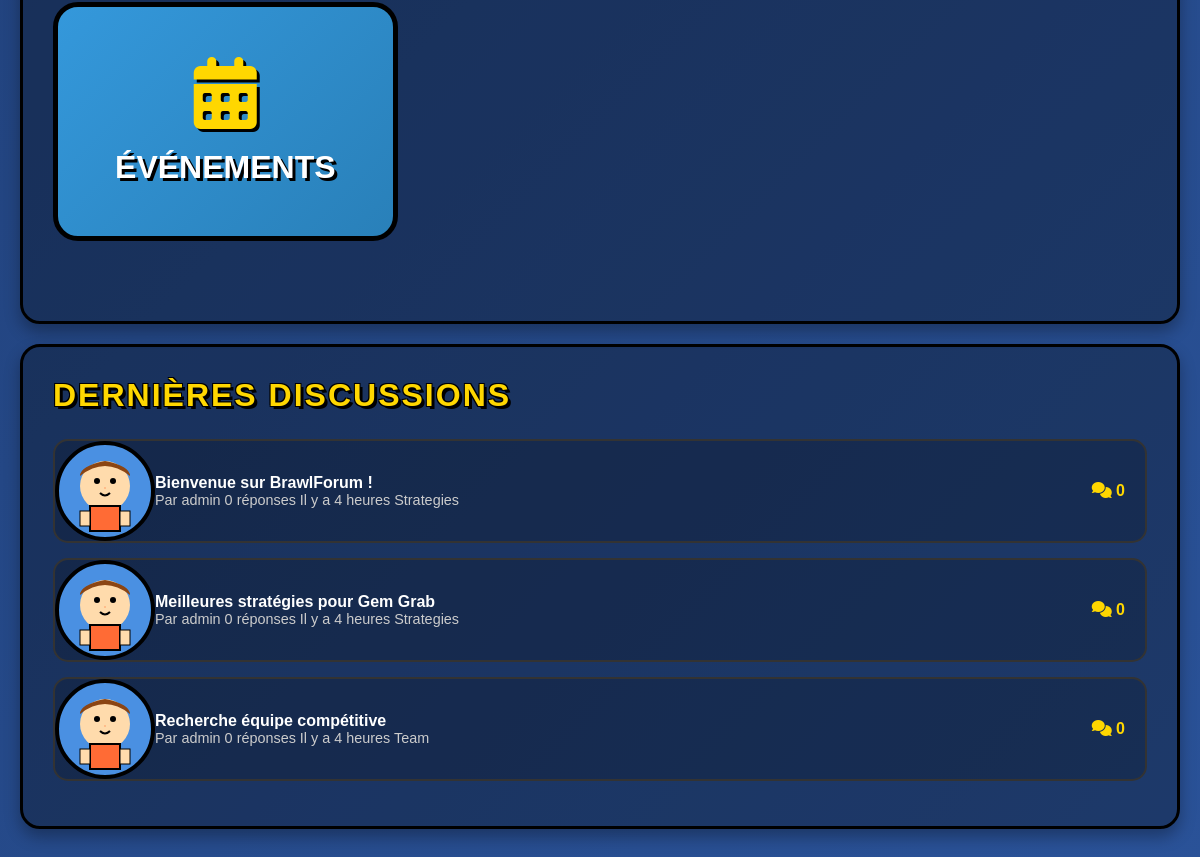
Before: / (lower part) with the older database file.
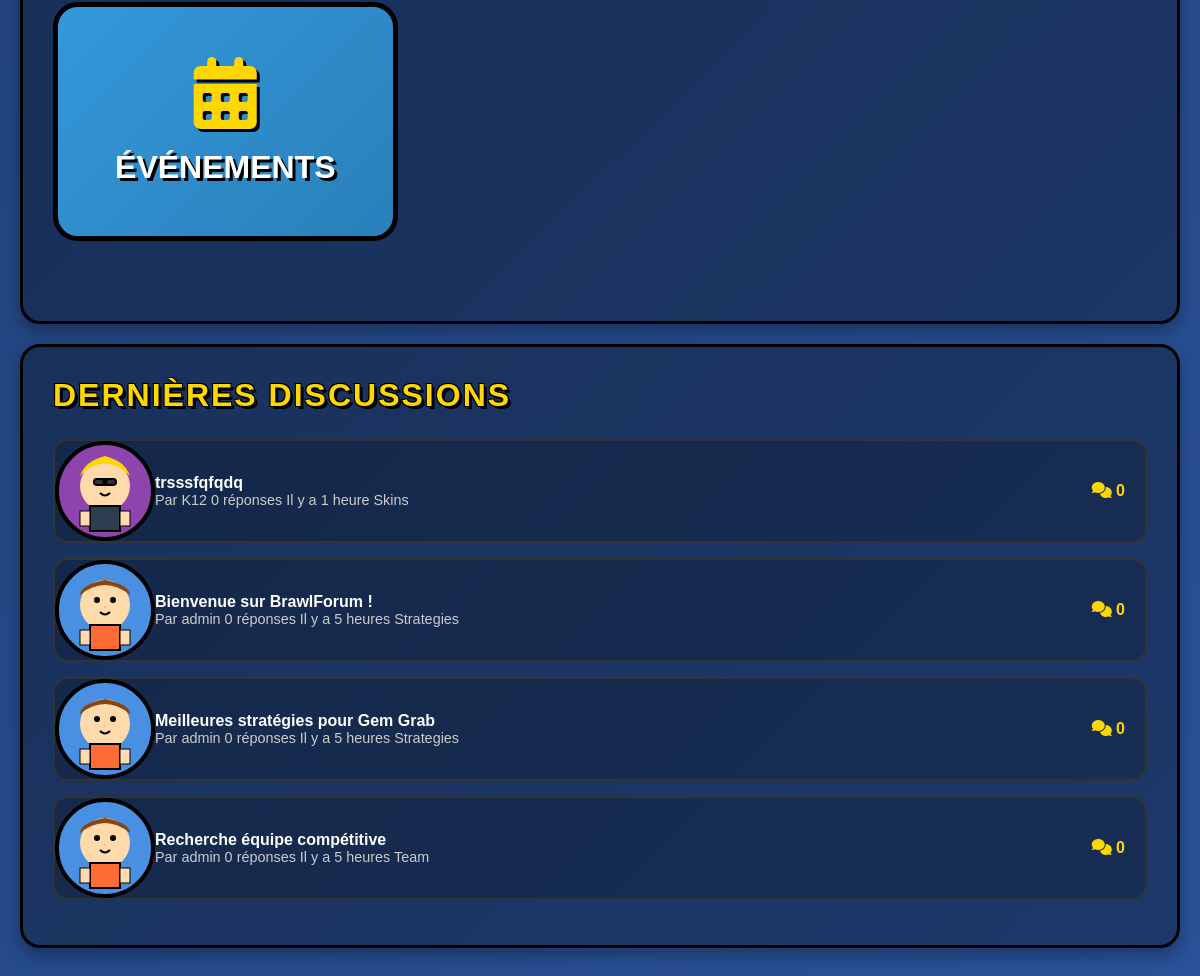
After: the same page with the newer database file.
### tables this page shows
CREATE TABLE IF NOT EXISTS `posts` (
  `id` int NOT NULL AUTO_INCREMENT,
  `title` varchar(200) NOT NULL,
  `content` text NOT NULL,
  `user_id` int NOT NULL,
  `category_id` int DEFAULT NULL,
  `views` int DEFAULT '0',
  `likes` int DEFAULT '0',
  `is_pinned` tinyint(1) DEFAULT '0',
  `is_locked` tinyint(1) DEFAULT '0',
  `created_at` timestamp NULL DEFAULT CURRENT_TIMESTAMP,
  `updated_at` timestamp NULL DEFAULT CURRENT_TIMESTAMP ON UPDATE CURRENT_TIMESTAMP,
  PRIMARY KEY (`id`),
  KEY `idx_category` (`category_id`),
  KEY `idx_user` (`user_id`),
  KEY `idx_created` (`created_at`)
);

CREATE TABLE IF NOT EXISTS `users` (
  `id` int NOT NULL AUTO_INCREMENT,
  `username` varchar(50) NOT NULL,
  `email` varchar(100) NOT NULL,
  `role` enum('user','admin') DEFAULT 'user',
  `password` varchar(255) NOT NULL,
  `avatar` varchar(20) DEFAULT 'avatar1',
  `birthdate` date NOT NULL,
  `newsletter` tinyint(1) DEFAULT '0',
  `terms_accepted` tinyint(1) DEFAULT '1',
  `created_at` timestamp NULL DEFAULT CURRENT_TIMESTAMP,
  `updated_at` timestamp NULL DEFAULT CURRENT_TIMESTAMP ON UPDATE CURRENT_TIMESTAMP,
  `is_active` tinyint(1) DEFAULT '1',
  `last_login` timestamp NULL DEFAULT NULL,
  PRIMARY KEY (`id`),
  UNIQUE KEY `username` (`username`),
  UNIQUE KEY `email` (`email`),
  KEY `idx_username` (`username`),
  KEY `idx_email` (`email`),
  KEY `idx_role` (`role`)
);

CREATE TABLE IF NOT EXISTS `categories` (
  `id` int NOT NULL AUTO_INCREMENT,
  `name` varchar(50) NOT NULL,
  `slug` varchar(50) NOT NULL,
  `description` text,
  `icon` varchar(50) DEFAULT NULL,
  `color` varchar(7) DEFAULT '#007bff',
  `created_at` timestamp NULL DEFAULT CURRENT_TIMESTAMP,
  PRIMARY KEY (`id`),
  UNIQUE KEY `name` (`name`),
  UNIQUE KEY `slug` (`slug`)
);

### config/database.php (called while the page is built, shortened)
<?php
class Database {
    private static $instance = null;
    private $connection;
    private function __construct() {
        try {
            $dsn = "mysql:host=" . DB_HOST . ";dbname=" . DB_NAME . ";charset=" . DB_CHARSET;
            $this->connection = new PDO($dsn, DB_USER, DB_PASS, [
                PDO::ATTR_ERRMODE => PDO::ERRMODE_EXCEPTION,
                PDO::ATTR_DEFAULT_FETCH_MODE => PDO::FETCH_ASSOC,
                PDO::ATTR_EMULATE_PREPARES => false
            ]);
        } catch (PDOException $e) {
            $this->connection = null;
            error_log("Erreur de connexion à la base de données: " . $e->getMessage());
        }
    }
    public static function getInstance() {
        if (self::$instance === null) {
            self::$instance = new self();
        }
        return self::$instance;
    }
    public function getConnection() {
        return $this->connection;
    }
}
class PostManager {
    private $db;
    public function __construct() {
        $this->db = Database::getInstance();
    }
    public function getRecentPosts($limit = 10) {
        $conn = $this->db->getConnection();
        try {
            $stmt = $conn->prepare("
                SELECT p.*, c.slug as category_slug, c.name as category_name, u.username as author, u.avatar
                FROM posts p
                JOIN categories c ON p.category_id = c.id
                JOIN users u ON p.user_id = u.id
                ORDER BY p.created_at DESC
                LIMIT ?
            ");
            $stmt->execute([$limit]);
            $posts = $stmt->fetchAll(PDO::FETCH_ASSOC);
            $formattedPosts = [];
            foreach ($posts as $post) {
                $createdTime = new DateTime($post['created_at']);
                $now = new DateTime();
                $interval = $now->diff($createdTime);
                if ($interval->d > 0) {
                    $lastActivity = $interval->d . ' jour' . ($interval->d > 1 ? 's' : '');
                } elseif ($interval->h > 0) {
                    $lastActivity = $interval->h . ' heure' . ($interval->h > 1 ? 's' : '');
                } elseif ($interval->i > 0) {
                    $lastActivity = $interval->i . ' min';
                } else {
                    $lastActivity = 'À l\'instant';
                }
                $formattedPosts[] = [
                    'id' => $post['id'],
                    'title' => $post['title'],
                    'content' => $post['content'],
                    'author' => $post['author'],
                    'category' => $post['category_slug'],
                    'replies' => 0,
                    'last_activity' => $lastActivity,
                    'avatar' => 'assets/img/' . $post['avatar'] . '.svg',
                    'views' => $post['views'],
                    'likes' => $post['likes'],
                    'created_at' => $post['created_at'],
                    'comments_count' => 0
                ];
            }
            return $formattedPosts;
        } catch (PDOException $e) {
            error_log("Erreur récupération posts récents: " . $e->getMessage());
            return [];
        }
    }
}
?>

### index.php (the view, shortened to what this page needs)
<?php
require_once 'config/database.php';
$recentDiscussions = $postManager->getRecentPosts(5);
?>
<!DOCTYPE html>
<html lang="fr">
<head>
    <link rel="stylesheet" href="assets/css/style.css">
    <link rel="stylesheet" href="https://cdnjs.cloudflare.com/ajax/libs/font-awesome/6.0.0/css/all.min.css">
</head>
<body>
    <div class="container">
        <div class="panel home-categories fade-in">
            <div class="categories-grid">
                <div class="category-card events" onclick="filterByCategory('events')">
                    <i class="fas fa-calendar-alt category-icon"></i>
                    <h3 class="category-title">Événements</h3>
                </div>
            </div>
        </div>
        <div class="panel fade-in">
            <h2 class="brawl-title" style="font-size: 2rem; margin-bottom: 25px; color: #ffd700;">
                Dernières discussions
            </h2>
            <div class="discussions-list">
                <?php foreach ($recentDiscussions as $discussion): ?>
                    <div class="discussion-item fade-in">
                        <div class="discussion-avatar">
                            <img src="<?= $discussion['avatar'] ?? 'https://cdn.brawlstats.com/player-icons/28000000.png' ?>" alt="Avatar">
                        </div>
                        <div class="discussion-content">
                            <h4><?= htmlspecialchars($discussion['title']) ?></h4>
                            <div class="discussion-meta">
                                <span class="author">Par <?= htmlspecialchars($discussion['author']) ?></span>
                                <span class="replies"><?= $discussion['replies'] ?> réponses</span>
                                <span class="time">Il y a <?= $discussion['last_activity'] ?></span>
                                <span class="category category-<?= $discussion['category'] ?>"><?= ucfirst($discussion['category']) ?></span>
                            </div>
                        </div>
                        <div class="discussion-stats">
                            <i class="fas fa-comments"></i>
                            <span><?= $discussion['replies'] ?></span>
                        </div>
                    </div>
                <?php endforeach; ?>
            </div>
        </div>
    </div>
</body>
</html>

### assets/css/style.css (style rules this page uses)
* { margin: 0; padding: 0; box-sizing: border-box; }
body { font-family: 'Arial Black', Arial, sans-serif; min-height: 100vh; color: white; overflow-x: hidden; }
body:not(.login-page):not(.register-page) { background: linear-gradient(135deg, #1e3c72 0%, #2a5298 100%); }
.brawl-title { font-family: 'Arial Black', Arial, sans-serif; font-weight: 900; text-transform: uppercase; text-shadow: 3px 3px 0px #000, -1px -1px 0px #000, 1px -1px 0px #000, -1px 1px 0px #000; letter-spacing: 2px; }
.container { max-width: 1200px; margin: 0 auto; padding: 20px; }
.panel { background: rgba(0,0,0,0.3); border-radius: 20px; padding: 30px; margin: 20px 0; border: 3px solid #000; box-shadow: 0 8px 16px rgba(0,0,0,0.3); }
.home-categories { position: relative; z-index: 1; padding-top: 120px; }
.categories-grid { display: grid; grid-template-columns: repeat(auto-fit, minmax(300px, 1fr)); gap: 30px; margin: 50px 0; }
.category-card { background: linear-gradient(135deg, #2a5298, #1e3c72); border-radius: 25px; padding: 50px 30px; text-align: center; border: 5px solid #000; cursor: pointer; transition: transform 0.3s, box-shadow 0.3s; position: relative; overflow: hidden; min-height: 200px; }
.category-card.events { background: linear-gradient(135deg, #3498db, #2980b9); }
.category-icon { font-size: 4.5rem; margin-bottom: 20px; display: block; color: #ffd700; text-shadow: 3px 3px 0px #000; }
.category-title { font-size: 2rem; font-weight: 900; text-transform: uppercase; text-shadow: 3px 3px 0px #000; color: #ffffff; }
.discussion-item { background: rgba(0,0,0,0.2); border-radius: 15px; padding: 20px; margin: 15px 0; border: 2px solid #333; display: flex; align-items: center; gap: 20px; transition: all 0.3s; }
.discussion-avatar { width: 60px; height: 60px; border-radius: 50%; border: 3px solid #000; background: linear-gradient(45deg, #ff6b35, #ff4444); display: flex; align-items: center; justify-content: center; font-size: 1.5rem; }
.discussion-content { flex: 1; }
.discussion-meta { color: #ccc; font-size: 0.9rem; }
.discussion-stats { text-align: right; color: #ffd700; font-weight: bold; }
.fade-in { animation: fadeIn 0.6s ease-out; }

Changed rows visible on the page:
added posts: shows a picture, title "trsssfqfqdq", user.username "K12", replies "0", last_activity "1 heure", category.slug "Skins"
changed posts "Bienvenue sur BrawlForum !": last_activity "4 heures" → "5 heures"
changed posts "Meilleures stratégies pour Gem Grab": last_activity "4 heures" → "5 heures"
changed posts "Recherche équipe compétitive": last_activity "4 heures" → "5 heures"
